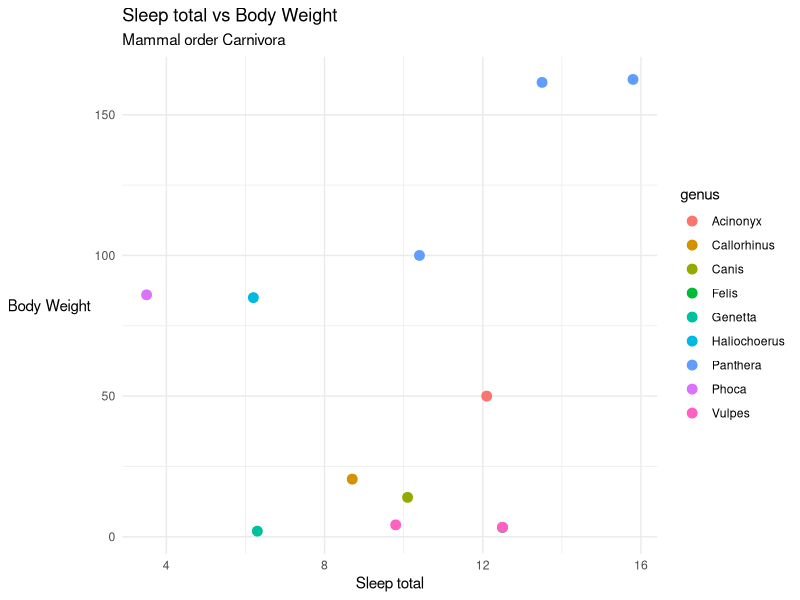
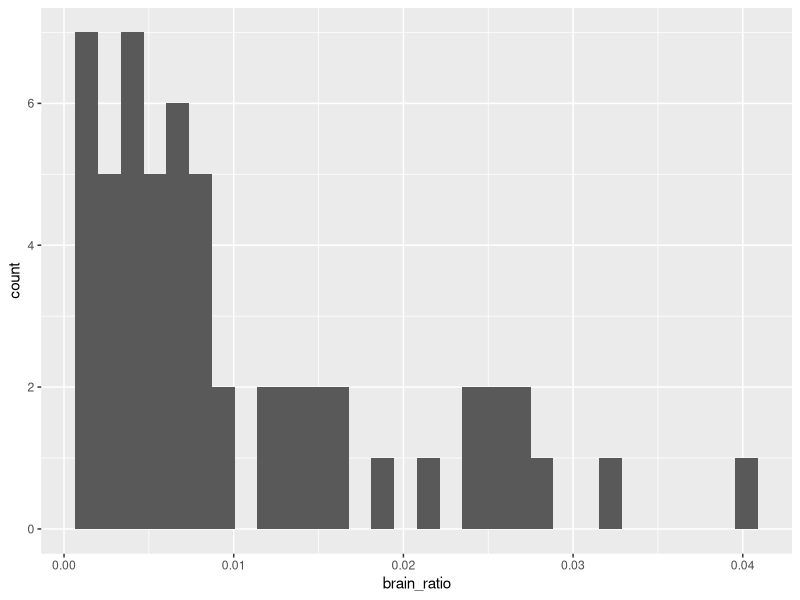
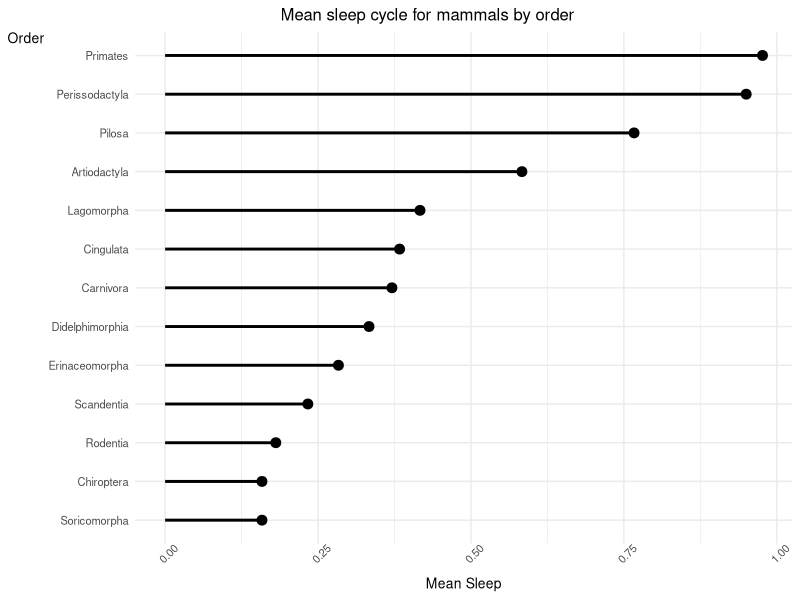

R code for these plots, in order:
## ---- chunk 1
#| message: false
library(tidyverse)
## ---- chunk 2
msleep %>% filter(genus == "Vulpes")
## ---- chunk 3
msleep %>% select(c("name", "vore"))
## ---- chunk 4
msleep %>% filter(sleep_total < 3) %>% select(c("name", "vore"))
## ---- chunk 5
data <- msleep %>% filter(order == "Carnivora")
ggplot(data, aes(x = sleep_total, y = bodywt, color = genus)) +
    geom_point(size = 3) +
    labs(
        title = "Sleep total vs Body Weight", 
        subtitle = "Mammal order Carnivora", 
        x = "Sleep total", 
        y = "Body Weight"
    ) +
    theme_minimal() +
    theme(
        axis.title.y = element_text(angle = 0, vjust = .5)
    )
## ---- chunk 6
grouped_msleep <- group_by(msleep, order) 
sleep_summary <- summarise(grouped_msleep,
    avg_sleep = mean(sleep_total, na.rm = TRUE)) 
filter(sleep_summary, avg_sleep > 15)
## ---- chunk 7
msleep %>% group_by(order) %>% summarise(avg_sleep = mean(sleep_total, na.rm = T)) %>% filter(avg_sleep > 15)
## ---- chunk 8
mam_sleep <- msleep %>% mutate(brain_ratio = brainwt / bodywt)
## ---- chunk 9
ggplot(data = mam_sleep, aes(x = brain_ratio)) + 
    geom_histogram()
## ---- chunk 10
mam_sleep %>% filter(brain_ratio > .027)
## ---- chunk 11
sorted <- mam_sleep %>% arrange(desc(brain_ratio))
sorted[1:3,]
## ---- chunk 12
msleep %>% summarise(
    mean_sleep = mean(sleep_cycle, na.rm = TRUE), 
    min_sleep = min(sleep_cycle, na.rm = T),
    max_sleep = max(sleep_cycle, na.rm = T)
)
## ---- chunk 13
sleep_cycles <- msleep %>% 
    select(c("sleep_cycle", "order")) %>%
    filter(complete.cases(.)) %>%
    group_by(order) %>%
    summarise(
        mean_sleep = mean(sleep_cycle, na.rm = TRUE),
        min_sleep = min(sleep_cycle, na.rm = T),
        max_sleep = max(sleep_cycle, na.rm = T)
    )
## ---- chunk 14
ggplot(
    sleep_cycles, 
    aes(y = fct_reorder(order, mean_sleep), x = mean_sleep)
) +
    geom_point(size = 3) +
    geom_segment(
        aes(
            y = order, 
            yend = order, 
            x = 0, 
            xend = mean_sleep
        ),
        linewidth = 1
    ) +
    labs(
        title = "Mean sleep cycle for mammals by order",
        y = "Order",
        x = "Mean Sleep"
    ) +
    theme_minimal() +
    theme(
        text = element_text(size = 10),
        axis.title.y = element_text(angle = 0),
        axis.text.x = element_text(angle = 45),
        plot.title = element_text(hjust = .4)
    )
